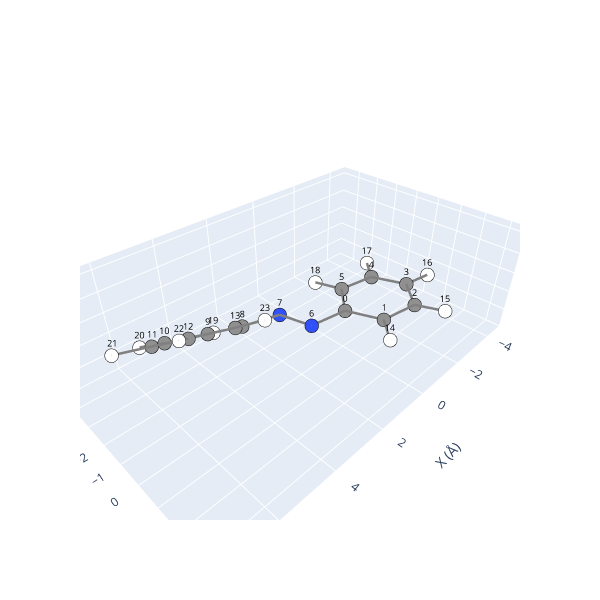

The code cell stored with this chart in its notebook:
### Code cell
# One way to recover sources is by its index, look at the indices above. For the cis isomer, the index is 1. 

cis = azo_sys.sources[1]
print(cis)

# Moreover, as Molecule_azo is a subclass of the MOLECULE/SPECIE class, we can use its functions, 
#   providing a great implementation with SCOPE features.
cis.view(show_indices=True)

### Figure 1 — Plotly figure (JSON) as saved in the notebook; plotly's stock layout.template omitted (floating-point values rounded to 4 significant figures)
{"data": [{"hoverinfo": "text", "marker": {"color": ["#909090", "#909090", "#909090", "#909090", "#909090", "#909090", "#3050F8", "#3050F8", "#909090", "#909090", "#909090", "#909090", "#909090", "#909090", "#FFFFFF", "#FFFFFF", "#FFFFFF", "#FFFFFF", "#FFFFFF", "#FFFFFF", "#FFFFFF", "#FFFFFF", "#FFFFFF", "#FFFFFF"], "line": {"color": "black", "width": 1}, "size": 8}, "mode": "markers", "showlegend": false, "text": ["C", "C", "C", "C", "C", "C", "N", "N", "C", "C", "C", "C", "C", "C", "H", "H", "H", "H", "H", "H", "H", "H", "H", "H"], "type": "scatter3d", "x": [0.0, -0.5128, -1.895, -2.791, -2.307, -0.9268, 1.41, 1.751, 3.128, 3.761, 5.086, 5.812, 5.204, 3.867, 0.1701, -2.27, -3.863, -2.999, -0.5814, 3.208, 5.544, 6.847, 5.764, 3.396], "y": [0.0, 1.308, 1.549, 0.4849, -0.8205, -1.056, -0.1682, -1.371, -1.572, -2.645, -2.988, -2.239, -1.165, -0.8447, 2.153, 2.57, 0.6685, -1.658, -2.087, -3.23, -3.849, -2.495, -0.5888, -0.03182], "z": [0.0, -0.01964, -0.01287, -0.03568, -0.04679, -0.02167, 0.08486, 0.1317, 0.3697, -0.2776, 0.01472, 0.9346, 1.584, 1.312, -0.02956, 0.01876, -0.04428, -0.06143, -0.009472, -1.007, -0.4678, 1.152, 2.315, 1.859]}, {"hoverinfo": "none", "mode": "text", "showlegend": false, "text": ["0", "1", "2", "3", "4", "5", "6", "7", "8", "9", "10", "11", "12", "13", "14", "15", "16", "17", "18", "19", "20", "21", "22", "23"], "textfont": {"color": "black", "size": 9}, "type": "scatter3d", "x": [0.0, -0.5128, -1.895, -2.791, -2.307, -0.9268, 1.41, 1.751, 3.128, 3.761, 5.086, 5.812, 5.204, 3.867, 0.1701, -2.27, -3.863, -2.999, -0.5814, 3.208, 5.544, 6.847, 5.764, 3.396], "y": [0.0, 1.308, 1.549, 0.4849, -0.8205, -1.056, -0.1682, -1.371, -1.572, -2.645, -2.988, -2.239, -1.165, -0.8447, 2.153, 2.57, 0.6685, -1.658, -2.087, -3.23, -3.849, -2.495, -0.5888, -0.03182], "z": [0.0, -0.01964, -0.01287, -0.03568, -0.04679, -0.02167, 0.08486, 0.1317, 0.3697, -0.2776, 0.01472, 0.9346, 1.584, 1.312, -0.02956, 0.01876, -0.04428, -0.06143, -0.009472, -1.007, -0.4678, 1.152, 2.315, 1.859]}, {"hoverinfo": "none", "line": {"color": "gray", "width": 5}, "mode": "lines", "showlegend": false, "type": "scatter3d", "x": [-2.791, -2.307], "y": [0.4849, -0.8205], "z": [-0.03568, -0.04679]}, {"hoverinfo": "none", "line": {"color": "gray", "width": 5}, "mode": "lines", "showlegend": false, "type": "scatter3d", "x": [-2.307, -2.791], "y": [-0.8205, 0.4849], "z": [-0.04679, -0.03568]}, {"hoverinfo": "none", "line": {"color": "gray", "width": 5}, "mode": "lines", "showlegend": false, "type": "scatter3d", "x": [0.1701, -0.5128], "y": [2.153, 1.308], "z": [-0.02956, -0.01964]}, {"hoverinfo": "none", "line": {"color": "gray", "width": 5}, "mode": "lines", "showlegend": false, "type": "scatter3d", "x": [-0.9268, -2.307], "y": [-1.056, -0.8205], "z": [-0.02167, -0.04679]}, {"hoverinfo": "none", "line": {"color": "gray", "width": 5}, "mode": "lines", "showlegend": false, "type": "scatter3d", "x": [5.204, 3.867], "y": [-1.165, -0.8447], "z": [1.584, 1.312]}, {"hoverinfo": "none", "line": {"color": "gray", "width": 5}, "mode": "lines", "showlegend": false, "type": "scatter3d", "x": [3.396, 3.867], "y": [-0.03182, -0.8447], "z": [1.859, 1.312]}, {"hoverinfo": "none", "line": {"color": "gray", "width": 5}, "mode": "lines", "showlegend": false, "type": "scatter3d", "x": [-2.791, -3.863], "y": [0.4849, 0.6685], "z": [-0.03568, -0.04428]}, {"hoverinfo": "none", "line": {"color": "gray", "width": 5}, "mode": "lines", "showlegend": false, "type": "scatter3d", "x": [5.204, 5.764], "y": [-1.165, -0.5888], "z": [1.584, 2.315]}, {"hoverinfo": "none", "line": {"color": "gray", "width": 5}, "mode": "lines", "showlegend": false, "type": "scatter3d", "x": [3.128, 3.761], "y": [-1.572, -2.645], "z": [0.3697, -0.2776]}, {"hoverinfo": "none", "line": {"color": "gray", "width": 5}, "mode": "lines", "showlegend": false, "type": "scatter3d", "x": [3.208, 3.761], "y": [-3.23, -2.645], "z": [-1.007, -0.2776]}, {"hoverinfo": "none", "line": {"color": "gray", "width": 5}, "mode": "lines", "showlegend": false, "type": "scatter3d", "x": [3.761, 3.128], "y": [-2.645, -1.572], "z": [-0.2776, 0.3697]}, {"hoverinfo": "none", "line": {"color": "gray", "width": 5}, "mode": "lines", "showlegend": false, "type": "scatter3d", "x": [0, -0.9268], "y": [0, -1.056], "z": [0, -0.02167]}, {"hoverinfo": "none", "line": {"color": "gray", "width": 5}, "mode": "lines", "showlegend": false, "type": "scatter3d", "x": [-0.5128, 0], "y": [1.308, 0], "z": [-0.01964, 0]}, {"hoverinfo": "none", "line": {"color": "gray", "width": 5}, "mode": "lines", "showlegend": false, "type": "scatter3d", "x": [5.086, 3.761], "y": [-2.988, -2.645], "z": [0.01472, -0.2776]}, {"hoverinfo": "none", "line": {"color": "gray", "width": 5}, "mode": "lines", "showlegend": false, "type": "scatter3d", "x": [-2.27, -1.895], "y": [2.57, 1.549], "z": [0.01876, -0.01287]}, {"hoverinfo": "none", "line": {"color": "gray", "width": 5}, "mode": "lines", "showlegend": false, "type": "scatter3d", "x": [3.867, 3.128], "y": [-0.8447, -1.572], "z": [1.312, 0.3697]}, {"hoverinfo": "none", "line": {"color": "gray", "width": 5}, "mode": "lines", "showlegend": false, "type": "scatter3d", "x": [3.867, 3.396], "y": [-0.8447, -0.03182], "z": [1.312, 1.859]}, {"hoverinfo": "none", "line": {"color": "gray", "width": 5}, "mode": "lines", "showlegend": false, "type": "scatter3d", "x": [5.544, 5.086], "y": [-3.849, -2.988], "z": [-0.4678, 0.01472]}, {"hoverinfo": "none", "line": {"color": "gray", "width": 5}, "mode": "lines", "showlegend": false, "type": "scatter3d", "x": [-2.307, -0.9268], "y": [-0.8205, -1.056], "z": [-0.04679, -0.02167]}, {"hoverinfo": "none", "line": {"color": "gray", "width": 5}, "mode": "lines", "showlegend": false, "type": "scatter3d", "x": [-0.9268, 0], "y": [-1.056, 0], "z": [-0.02167, 0]}, {"hoverinfo": "none", "line": {"color": "gray", "width": 5}, "mode": "lines", "showlegend": false, "type": "scatter3d", "x": [-2.307, -2.999], "y": [-0.8205, -1.658], "z": [-0.04679, -0.06143]}, {"hoverinfo": "none", "line": {"color": "gray", "width": 5}, "mode": "lines", "showlegend": false, "type": "scatter3d", "x": [-0.9268, -0.5814], "y": [-1.056, -2.087], "z": [-0.02167, -0.009472]}, {"hoverinfo": "none", "line": {"color": "gray", "width": 5}, "mode": "lines", "showlegend": false, "type": "scatter3d", "x": [0, -0.5128], "y": [0, 1.308], "z": [0, -0.01964]}, {"hoverinfo": "none", "line": {"color": "gray", "width": 5}, "mode": "lines", "showlegend": false, "type": "scatter3d", "x": [3.761, 5.086], "y": [-2.645, -2.988], "z": [-0.2776, 0.01472]}, {"hoverinfo": "none", "line": {"color": "gray", "width": 5}, "mode": "lines", "showlegend": false, "type": "scatter3d", "x": [-0.5128, -1.895], "y": [1.308, 1.549], "z": [-0.01964, -0.01287]}, {"hoverinfo": "none", "line": {"color": "gray", "width": 5}, "mode": "lines", "showlegend": false, "type": "scatter3d", "x": [5.086, 5.812], "y": [-2.988, -2.239], "z": [0.01472, 0.9346]}, {"hoverinfo": "none", "line": {"color": "gray", "width": 5}, "mode": "lines", "showlegend": false, "type": "scatter3d", "x": [-1.895, -0.5128], "y": [1.549, 1.308], "z": [-0.01287, -0.01964]}, {"hoverinfo": "none", "line": {"color": "gray", "width": 5}, "mode": "lines", "showlegend": false, "type": "scatter3d", "x": [3.761, 3.208], "y": [-2.645, -3.23], "z": [-0.2776, -1.007]}, {"hoverinfo": "none", "line": {"color": "gray", "width": 5}, "mode": "lines", "showlegend": false, "type": "scatter3d", "x": [5.812, 5.086], "y": [-2.239, -2.988], "z": [0.9346, 0.01472]}, {"hoverinfo": "none", "line": {"color": "gray", "width": 5}, "mode": "lines", "showlegend": false, "type": "scatter3d", "x": [-3.863, -2.791], "y": [0.6685, 0.4849], "z": [-0.04428, -0.03568]}, {"hoverinfo": "none", "line": {"color": "gray", "width": 5}, "mode": "lines", "showlegend": false, "type": "scatter3d", "x": [-0.5128, 0.1701], "y": [1.308, 2.153], "z": [-0.01964, -0.02956]}, {"hoverinfo": "none", "line": {"color": "gray", "width": 5}, "mode": "lines", "showlegend": false, "type": "scatter3d", "x": [5.086, 5.544], "y": [-2.988, -3.849], "z": [0.01472, -0.4678]}, {"hoverinfo": "none", "line": {"color": "gray", "width": 5}, "mode": "lines", "showlegend": false, "type": "scatter3d", "x": [1.41, 1.751], "y": [-0.1682, -1.371], "z": [0.08486, 0.1317]}, {"hoverinfo": "none", "line": {"color": "gray", "width": 5}, "mode": "lines", "showlegend": false, "type": "scatter3d", "x": [1.751, 1.41], "y": [-1.371, -0.1682], "z": [0.1317, 0.08486]}, {"hoverinfo": "none", "line": {"color": "gray", "width": 5}, "mode": "lines", "showlegend": false, "type": "scatter3d", "x": [-2.791, -1.895], "y": [0.4849, 1.549], "z": [-0.03568, -0.01287]}, {"hoverinfo": "none", "line": {"color": "gray", "width": 5}, "mode": "lines", "showlegend": false, "type": "scatter3d", "x": [5.204, 5.812], "y": [-1.165, -2.239], "z": [1.584, 0.9346]}, {"hoverinfo": "none", "line": {"color": "gray", "width": 5}, "mode": "lines", "showlegend": false, "type": "scatter3d", "x": [6.847, 5.812], "y": [-2.495, -2.239], "z": [1.152, 0.9346]}, {"hoverinfo": "none", "line": {"color": "gray", "width": 5}, "mode": "lines", "showlegend": false, "type": "scatter3d", "x": [-2.999, -2.307], "y": [-1.658, -0.8205], "z": [-0.06143, -0.04679]}, {"hoverinfo": "none", "line": {"color": "gray", "width": 5}, "mode": "lines", "showlegend": false, "type": "scatter3d", "x": [5.764, 5.204], "y": [-0.5888, -1.165], "z": [2.315, 1.584]}, {"hoverinfo": "none", "line": {"color": "gray", "width": 5}, "mode": "lines", "showlegend": false, "type": "scatter3d", "x": [3.128, 1.751], "y": [-1.572, -1.371], "z": [0.3697, 0.1317]}, {"hoverinfo": "none", "line": {"color": "gray", "width": 5}, "mode": "lines", "showlegend": false, "type": "scatter3d", "x": [0, 1.41], "y": [0, -0.1682], "z": [0, 0.08486]}, {"hoverinfo": "none", "line": {"color": "gray", "width": 5}, "mode": "lines", "showlegend": false, "type": "scatter3d", "x": [-1.895, -2.791], "y": [1.549, 0.4849], "z": [-0.01287, -0.03568]}, {"hoverinfo": "none", "line": {"color": "gray", "width": 5}, "mode": "lines", "showlegend": false, "type": "scatter3d", "x": [3.128, 3.867], "y": [-1.572, -0.8447], "z": [0.3697, 1.312]}, {"hoverinfo": "none", "line": {"color": "gray", "width": 5}, "mode": "lines", "showlegend": false, "type": "scatter3d", "x": [5.812, 5.204], "y": [-2.239, -1.165], "z": [0.9346, 1.584]}, {"hoverinfo": "none", "line": {"color": "gray", "width": 5}, "mode": "lines", "showlegend": false, "type": "scatter3d", "x": [5.812, 6.847], "y": [-2.239, -2.495], "z": [0.9346, 1.152]}, {"hoverinfo": "none", "line": {"color": "gray", "width": 5}, "mode": "lines", "showlegend": false, "type": "scatter3d", "x": [3.867, 5.204], "y": [-0.8447, -1.165], "z": [1.312, 1.584]}, {"hoverinfo": "none", "line": {"color": "gray", "width": 5}, "mode": "lines", "showlegend": false, "type": "scatter3d", "x": [1.41, 0], "y": [-0.1682, 0], "z": [0.08486, 0]}, {"hoverinfo": "none", "line": {"color": "gray", "width": 5}, "mode": "lines", "showlegend": false, "type": "scatter3d", "x": [-1.895, -2.27], "y": [1.549, 2.57], "z": [-0.01287, 0.01876]}, {"hoverinfo": "none", "line": {"color": "gray", "width": 5}, "mode": "lines", "showlegend": false, "type": "scatter3d", "x": [-0.5814, -0.9268], "y": [-2.087, -1.056], "z": [-0.009472, -0.02167]}, {"hoverinfo": "none", "line": {"color": "gray", "width": 5}, "mode": "lines", "showlegend": false, "type": "scatter3d", "x": [1.751, 3.128], "y": [-1.371, -1.572], "z": [0.1317, 0.3697]}], "layout": {"height": 600, "scene": {"xaxis": {"range": [-4.863, 7.847], "title": {"text": "X (Å)"}}, "yaxis": {"range": [-4.849, 3.57], "title": {"text": "Y (Å)"}}, "zaxis": {"range": [-2.007, 3.315], "title": {"text": "Z (Å)"}}}, "width": 600}}
